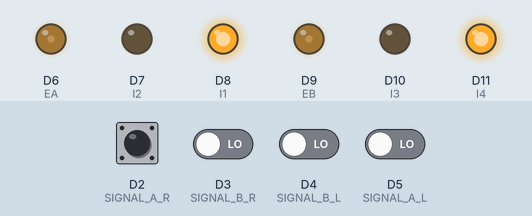
Bench run of a sketch on a simulated Arduino Nano 33 IoT. Shown: output pins drawn as LEDs (lit = HIGH). The inputs (shaded band) are chosen by the test bench; at power-on: D2 (SIGNAL_A_R), D3 (SIGNAL_B_R), D4 (SIGNAL_B_L), D5 (SIGNAL_A_L) LOW. What the sketch prints to the serial monitor is not drawn.

Above: at 1.2 s.
1.3 s: D5 (SIGNAL_A_L) driven HIGH
At 2.7 s:
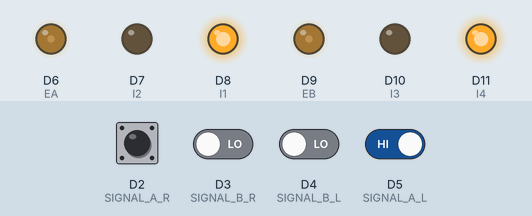
4.3 s: D2 (SIGNAL_A_R) driven HIGH
At 5.8 s:
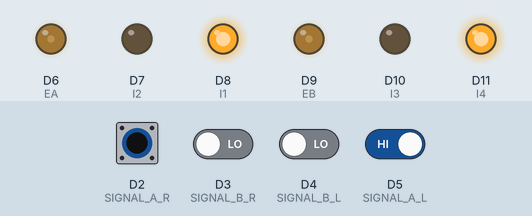
7.3 s: D2 (SIGNAL_A_R) pulsed LOW 2 times (0.12 s each, 0.3 s apart)
At 8.5 s:
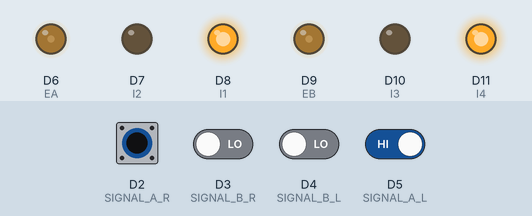
10.9 s: D2 (SIGNAL_A_R) pulsed LOW 2 times (0.12 s each, 0.3 s apart)
At 12.8 s:
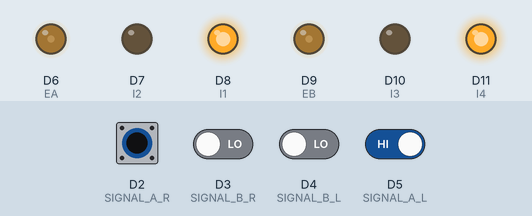
Timing chart, 0 to 14.5 s (numbered marks = the images above; inputs shaded):
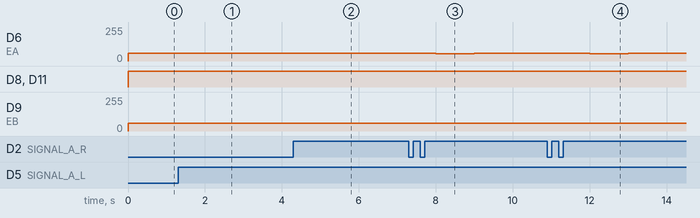

The sketch:

PI_Control.ino
```cpp
// (licence header left out)
#include <Arduino_LSM6DS3.h>

//desired speed and turning rate
double Vd = 1.0;
double Wd = 0.0;

double Vd_L;
double Vd_R;

double Wd_L;
double Wd_R;

//gain variables
double Kp_L = 555.0;
double Kp_R = 555.0;

double Ki_L = 10.0;
double Ki_R = 10.0;

//Right side pin assignments
// Wheel PWM pin (must be a PWM pin)
int EA = 6;
// Wheel direction digital pins
int I1 = 8;
int I2 = 7;

//Left side pin assignments
// Wheel PWM pin (must be a PWM pin)
int EB = 9;
// Wheel direction digital pins
int I3 = 10; // (blue)
int I4 = 11; // (black)

// Motor PWM command variable [0-255]
byte uRight = 0;
byte uLeft = 0;

// Left wheel encoder digital pins
const byte SIGNAL_A_R = 2;
const byte SIGNAL_B_R = 3;

// Right wheel encoder digital pins
const byte SIGNAL_A_L = 5;
const byte SIGNAL_B_L = 4;

// Encoder ticks per (motor) revolution (TPR)
const int TPR = 3000;

// Wheel radius [m]
const double RHO = 0.0625;

// Counter to keep track of encoder ticks [integer]
volatile long right_encoder_ticks = 0;
volatile long left_encoder_ticks = 0;

// Variable to store estimated angular rate of left and right wheels [rad/s]
double omega_L = 0.0;
double omega_R = 0.0;

// estimated wheel speeds [m/s]
double speed_L = 0.0;
double speed_R = 0.0;

// Sampling interval for measurements in milliseconds
const int T = 1000;

// Counters for milliseconds during interval
long t_now = 0;
long t_last = 0;

//vehicle track length
const double ELL = 0.2775;

// Variables to store angular rates from the gyro [degrees/s]
float omega_x, omega_y, omega_z;

// Variables to store accelerations [g's]
float a_x, a_y, a_z;

// Variables to store sample rates from sensor [Hz]
float a_f, g_f;

// This function is called when SIGNAL_A goes HIGH
void decodeEncoderTicks_right()
{
    if (digitalRead(SIGNAL_B_R) == LOW)
    {
        // SIGNAL_A leads SIGNAL_B, so count one way
        right_encoder_ticks--;
    }
    else
    {
        // SIGNAL_B leads SIGNAL_A, so count the other way
        right_encoder_ticks++;
    }
}

void decodeEncoderTicks_left()
{
    if (digitalRead(SIGNAL_B_L) == LOW)
    {
        // SIGNAL_A leads SIGNAL_B, so count one way
        left_encoder_ticks--;
    }
    else
    {
        // SIGNAL_B leads SIGNAL_A, so count the other way
        left_encoder_ticks++;
    }
}

void setup()
{
    // Open the serial port at 9600 bps
    Serial.begin(9600);

    // Set the pin modes for the motor driver
    pinMode(EA, OUTPUT);
    pinMode(I1, OUTPUT);
    pinMode(I2, OUTPUT);

    pinMode(EB, OUTPUT);
    pinMode(I3, OUTPUT);
    pinMode(I4, OUTPUT);

    // Set the pin modes for the encoders
    pinMode(SIGNAL_A_R, INPUT);
    pinMode(SIGNAL_B_R, INPUT);

    pinMode(SIGNAL_A_L, INPUT);
    pinMode(SIGNAL_B_L, INPUT);

    // Every time the pin goes high, this is a pulse
    attachInterrupt(digitalPinToInterrupt(SIGNAL_A_R), decodeEncoderTicks_right, RISING);
    attachInterrupt(digitalPinToInterrupt(SIGNAL_A_L), decodeEncoderTicks_left, RISING);

    a_f = IMU.accelerationSampleRate();
    g_f = IMU.gyroscopeSampleRate();

    // Print these values to the serial window
    Serial.print("Accelerometer sample rate: ");
    Serial.println(a_f);
    Serial.print("Gyroscope sample rate: ");
    Serial.println(g_f);

    if (!IMU.begin())
    {
        // Print an error message if the IMU is not ready
        Serial.print("Failed to initialize IMU :(");
        Serial.print("\n");
        while (1)
        {
            delay(10);
        }
    }

    // Print a message
    Serial.print("Program initialized.");
    Serial.print("\n");
}

void loop()
{
    // Get the elapsed time [ms]
    t_now = millis();

    if (t_now - t_last >= T)
    {
        // Estimate the rotational speed [rad/s]
        omega_L = 2.0 * PI * ((double)left_encoder_ticks / (double)TPR) * 1000.0 / (double)(t_now - t_last);
        speed_L = omega_L * RHO;

        omega_R = 2.0 * PI * ((double)right_encoder_ticks / (double)TPR) * 1000.0 / (double)(t_now - t_last);
        speed_R = -omega_R * RHO;

        // Record the current time [ms]
        t_last = t_now;

        // Reset the encoder ticks counter
        left_encoder_ticks = 0;
        right_encoder_ticks = 0;
    }

    // if (IMU.accelerationAvailable())
    // {
    //     IMU.readAcceleration(a_x, a_y, a_z);
    // }

    // // Read from the gyroscope
    // if (IMU.gyroscopeAvailable())
    // {
    //     IMU.readGyroscope(omega_x, omega_y, omega_z);
    // }

    // compute wheel speeds and input values
    compute_desired_wheel_speeds();
    compute_wheel_input_values();

    // Select a direction
    digitalWrite(I1, HIGH);
    digitalWrite(I2, LOW);

    // PWM command to the motor driver
    analogWrite(EB, uLeft);

    // Select a direction
    digitalWrite(I3, LOW);
    digitalWrite(I4, HIGH);

    // PWM command to the motor driver
    analogWrite(EA, uRight);

    Serial.print("Desired speed: ");
    Serial.print(Vd_L);
    Serial.print(", ");
    Serial.print(Vd_R);
    Serial.print("\t");
    Serial.print("Real speed: ");
    Serial.print(speed_L);
    Serial.print(", ");
    Serial.print(speed_R);
    Serial.print("\t");
    Serial.print(uLeft);
    Serial.print(", ");
    Serial.print(uRight);
    Serial.print("\n");
}

// Compute vehicle speed [m/s]
void compute_desired_wheel_speeds()
{
    Vd_L = Vd - ((ELL/2)*Wd);
    Vd_R = Vd + ((ELL/2)*Wd);
    return;
}

void compute_wheel_input_values()
{

    double error_L = Vd_L - speed_L;
    double error_R = Vd_R - speed_R;

    double error_int_L = error_int_L + (error_L * T);
    double error_int_R = error_int_R + (error_R * T);

    uLeft = Kp_L * error_L + Ki_L * error_int_L;
    uRight = Kp_R * error_R + Ki_R * error_int_R;
    if (uLeft > 255){
        uLeft = 255;
    }
    else if (uLeft < -255){
        uRight = -255;
    }
    if (uRight > 255){
        uRight = 255;
    }
    else if (uRight < -255){
        uRight = -255;
    }
    return;
}

// Compute vehicle speed [m/s]
double compute_vehicle_speed(double v_L, double v_R)
{
    double v;
    v = 0.5 * (v_L + v_R);
    return v;
}

// Compute vehicle turning rate [rad/s]
double compute_vehicle_rate(double v_L, double v_R)
{
    double omega;
    omega = 1.0 / ELL * (v_R - v_L);
    return omega;
}
```

Measured:
- after the input at 1.3 s, D9 (EB): 59/255 → 60/255 after 0.70 s, → 59/255 1.0 s later
- after the input at 4.3 s, D6 (EA): 59/255 → 57/255 after 0.70 s, → 59/255 1.0 s later
- after the input at 7.3 s, D6 (EA): 59/255 → 56/255 after 0.70 s, → 59/255 1.0 s later
- after the input at 10.9 s, D6 (EA): 59/255 → 56/255 after 1.1 s, → 59/255 1.0 s later
